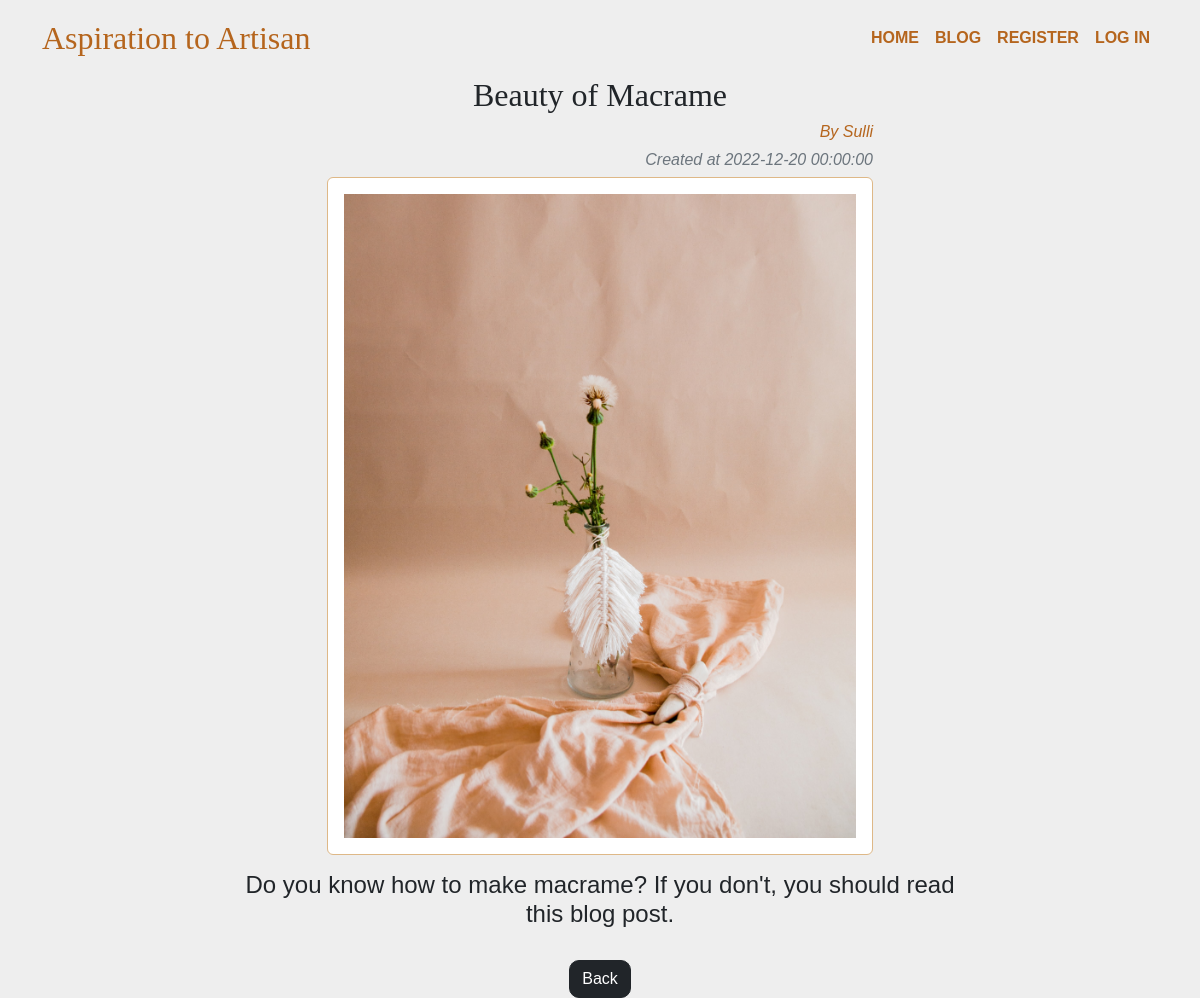
Screenshot of /blog/9 with the database file from the repository.
### Artisan/model.py (models this page shows)
class Cards(db.Model,UserMixin):
    card_id = db.Column(db.Integer,primary_key=True)
    title = db.Column(db.String(255),nullable=False)
    content = db.Column(db.Text)
    author = db.Column(db.String(255),nullable=False)
    created_date = db.Column(db.DateTime,default=datetime.utcnow)
    image_url = db.Column(db.String(255), nullable=False)
    user_id = db.Column(db.Integer,db.ForeignKey('user.id'))

### Artisan/routes.py (the view)
@app.route('/blog/<int:id>')
def showPost(id):
    blogpost = Cards.query.get_or_404(id)
    return render_template('blogPost.html',blogpost=blogpost)

### Artisan/templates/blogPost.html (shortened to what this page needs)
{% extends "layout.html" %}
{% block main %}
    <div class="container text-center" >
    <h2 > {{blogpost.title}}  </h2>
    <div class="row justify-content-center gy-3">
        <div class="col-6 ">
            <h6 class="text-end fst-italic "> <span>By {{blogpost.author }}</span></h6>
            <h6 class="text-end fst-italic text-muted "> Created at {{blogpost.created_date }}</h6>
            <img src="{{blogpost.image_url}}" class="img-fluid img-thumbnail p-3 rounded" style=" border-color:burlywood;">
        </div>
        <div class="col-sm-8 ">
        <h4>
            {{ blogpost.content }}
        </h4>
        </div>
    </div>
    <a href="{{url_for('blog')}}" class="btn mt-4 btnalign btn-dark me-0">Back</a>
</div>
{% endblock %}

### Artisan/static/styles.css (style rules this page uses)
html,body { height: 100%; background-color: #eeeeee; margin:0; padding:0; font-family:Calibre,Sans-Serif; }
h2 { font-family: Georgia, serif; font-weight:200px; }
span { color:#b5651d; }
.btnalign { margin-top: auto; border-radius: 10px; }
a { text-decoration: none; }

### rows the page displays
Cards: title "Beauty of Macrame", author "Sulli", created_date "2022-12-20 00:00:00", image_url (picture), content "Do you know how to make macrame? If you don't, you should read this blog post."
